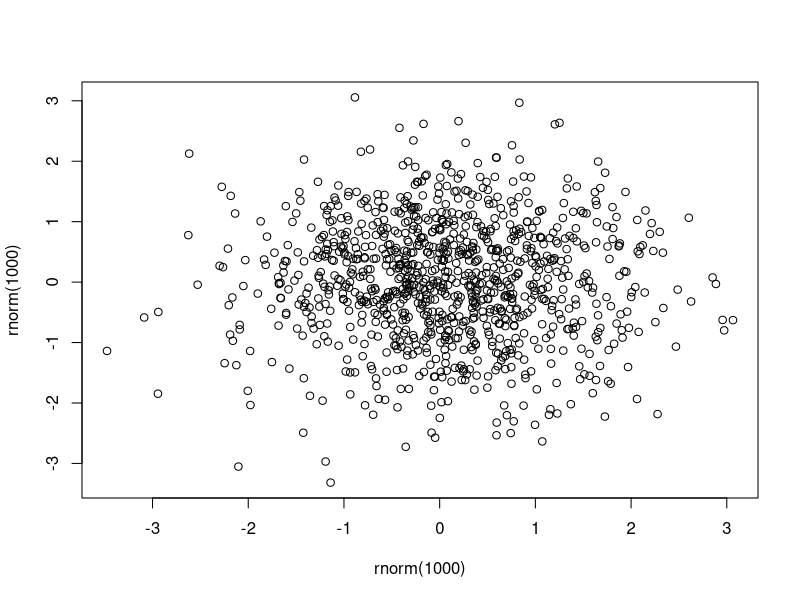
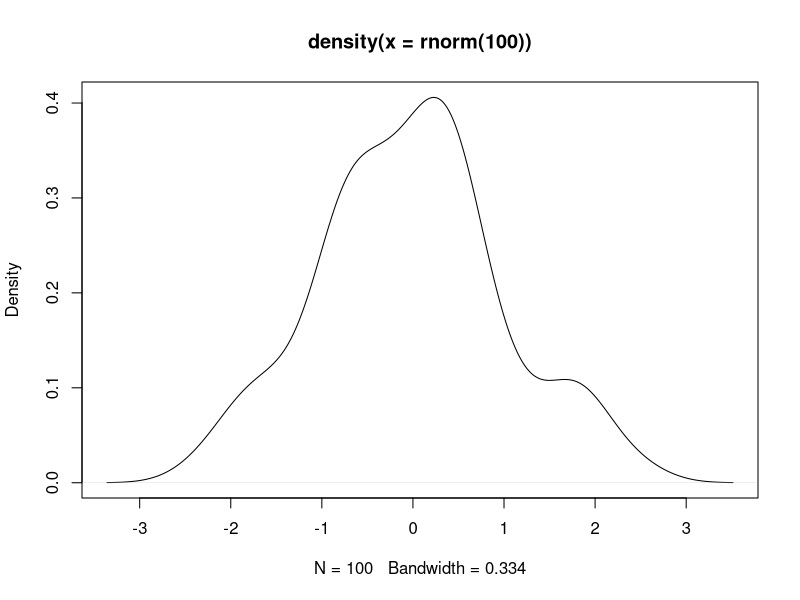
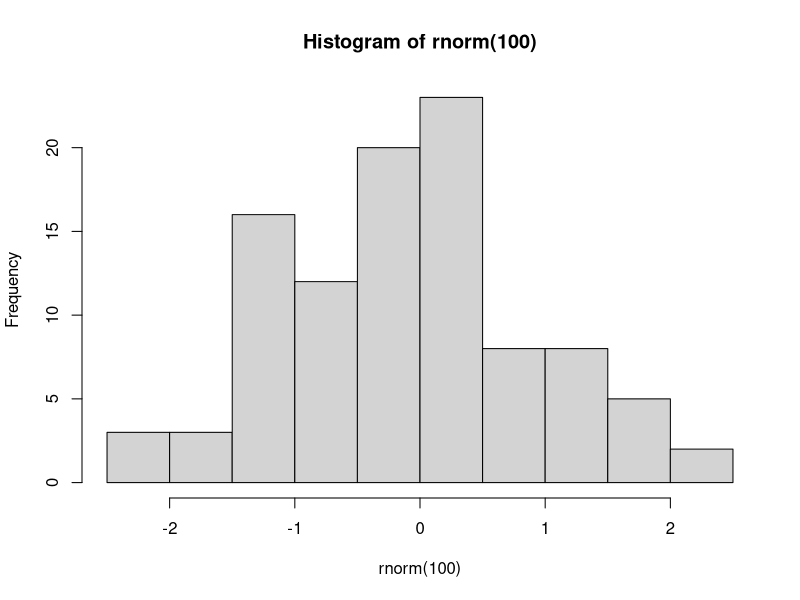

The R script that drew these images, in order:
## ---- chunk 1
knitr::opts_chunk$set(echo = TRUE)
## ---- chunk 2
set.seed(21)
plot(x=rnorm(1000), y=rnorm(1000))
## ---- chunk 3
set.seed(28)
plot(density(rnorm(100)))
## ---- chunk 4
set.seed(29)
hist(rnorm(100))
